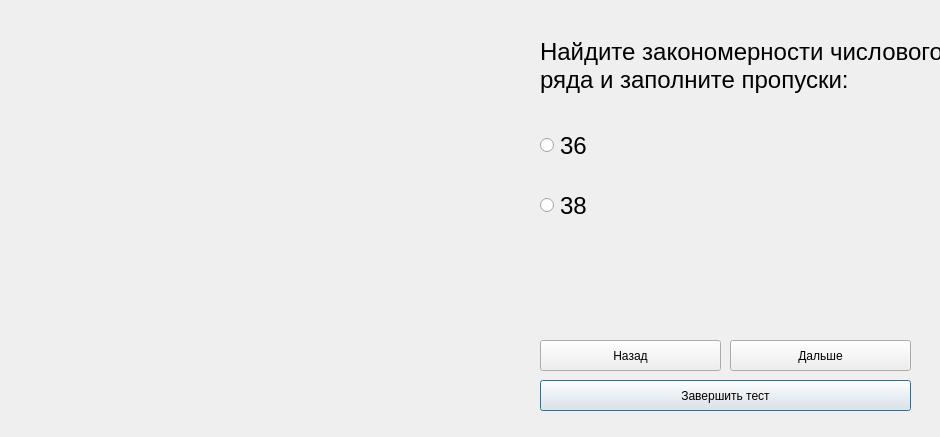
<?xml version="1.0" encoding="UTF-8"?>
<ui version="4.0">
 <class>TestForm14</class>
 <widget class="QDialog" name="TestForm14">
  <property name="geometry">
   <rect>
    <x>0</x>
    <y>0</y>
    <width>940</width>
    <height>437</height>
   </rect>
  </property>
  <property name="windowTitle">
   <string>Dialog</string>
  </property>
  <widget class="QLabel" name="image">
   <property name="geometry">
    <rect>
     <x>10</x>
     <y>30</y>
     <width>411</width>
     <height>331</height>
    </rect>
   </property>
   <property name="text">
    <string/>
   </property>
  </widget>
  <widget class="QPushButton" name="finish_pushButton">
   <property name="geometry">
    <rect>
     <x>540</x>
     <y>380</y>
     <width>371</width>
     <height>31</height>
    </rect>
   </property>
   <property name="text">
    <string>Завершить тест</string>
   </property>
  </widget>
  <widget class="QPushButton" name="next_pushButton">
   <property name="geometry">
    <rect>
     <x>730</x>
     <y>340</y>
     <width>181</width>
     <height>31</height>
    </rect>
   </property>
   <property name="text">
    <string>Дальше</string>
   </property>
  </widget>
  <widget class="QPushButton" name="back_pushButton">
   <property name="geometry">
    <rect>
     <x>540</x>
     <y>340</y>
     <width>181</width>
     <height>31</height>
    </rect>
   </property>
   <property name="text">
    <string>Назад</string>
   </property>
  </widget>
  <widget class="QRadioButton" name="radioButton_2">
   <property name="geometry">
    <rect>
     <x>540</x>
     <y>190</y>
     <width>81</width>
     <height>31</height>
    </rect>
   </property>
   <property name="font">
    <font>
     <pointsize>18</pointsize>
    </font>
   </property>
   <property name="layoutDirection">
    <enum>Qt::LeftToRight</enum>
   </property>
   <property name="text">
    <string>38</string>
   </property>
  </widget>
  <widget class="QRadioButton" name="radioButton">
   <property name="geometry">
    <rect>
     <x>540</x>
     <y>130</y>
     <width>81</width>
     <height>31</height>
    </rect>
   </property>
   <property name="font">
    <font>
     <pointsize>18</pointsize>
    </font>
   </property>
   <property name="acceptDrops">
    <bool>false</bool>
   </property>
   <property name="toolTip">
    <string/>
   </property>
   <property name="text">
    <string>36</string>
   </property>
  </widget>
  <widget class="QLabel" name="question">
   <property name="geometry">
    <rect>
     <x>540</x>
     <y>10</y>
     <width>419</width>
     <height>111</height>
    </rect>
   </property>
   <property name="sizePolicy">
    <sizepolicy hsizetype="Preferred" vsizetype="Preferred">
     <horstretch>0</horstretch>
     <verstretch>0</verstretch>
    </sizepolicy>
   </property>
   <property name="font">
    <font>
     <pointsize>18</pointsize>
    </font>
   </property>
   <property name="mouseTracking">
    <bool>true</bool>
   </property>
   <property name="tabletTracking">
    <bool>false</bool>
   </property>
   <property name="focusPolicy">
    <enum>Qt::NoFocus</enum>
   </property>
   <property name="contextMenuPolicy">
    <enum>Qt::PreventContextMenu</enum>
   </property>
   <property name="autoFillBackground">
    <bool>false</bool>
   </property>
   <property name="midLineWidth">
    <number>-2</number>
   </property>
   <property name="text">
    <string>Найдите закономерности числового ряда и заполните пропуски:</string>
   </property>
   <property name="textFormat">
    <enum>Qt::AutoText</enum>
   </property>
   <property name="scaledContents">
    <bool>false</bool>
   </property>
   <property name="wordWrap">
    <bool>true</bool>
   </property>
   <property name="openExternalLinks">
    <bool>false</bool>
   </property>
  </widget>
 </widget>
 <resources/>
 <connections/>
</ui>
